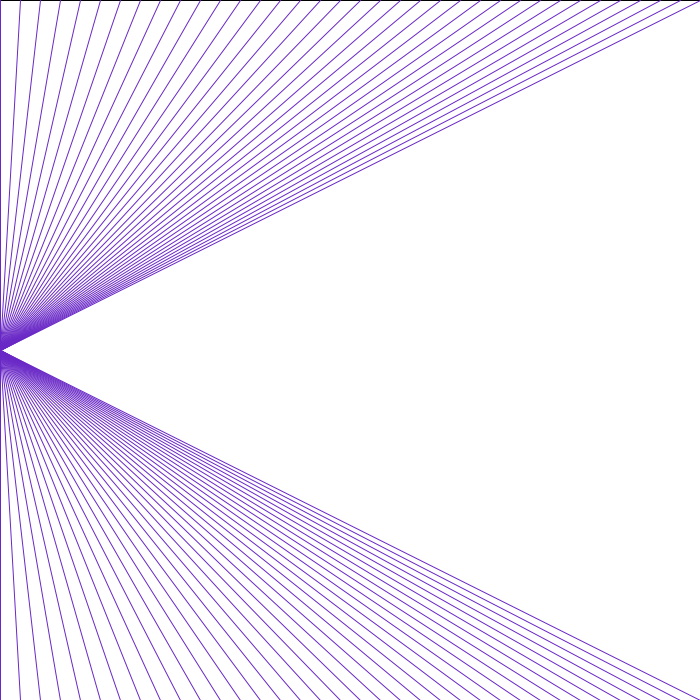
Frame 1 (no input)
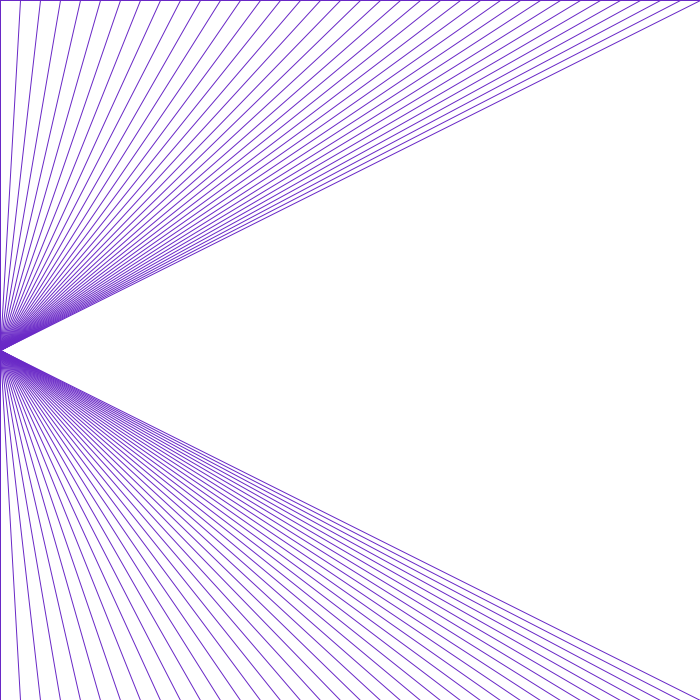
Frame 60 (the mouse pressed at the canvas centre just before this capture)
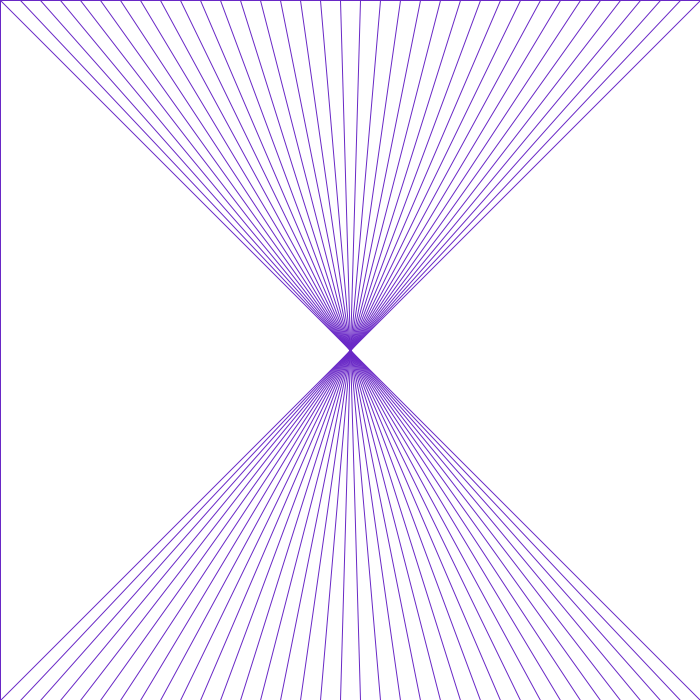
Frame 120 (the mouse held since frame 60 and released just before this capture)

The Processing sketch that drew these frames (run headless with seeded random() and noise(); from frame 60 on, the mouse is pressed at the canvas centre):

// Processing sketch: processing_133552
// ── processing_133552.pde

// Beatriz Bukvic - Assignment2 - 02/11/2014 - Creative Computing

void setup() {
  size(700, 700);
  background(255);
  smooth();
}

void draw() {
  rect(0, 0, 700, 700);

  stroke(105, 40, 198);
  strokeWeight(1);
  for (int i=0; i<710;i=i+20) {
    
    if(mousePressed) {
    line(i, 0, mouseX, mouseY);
    line(mouseX, mouseY, i, 700);
    
    }else{

    line(i, 0, mouseX, 350);
    line(mouseX, 350, i, 700);
  }
}
}
